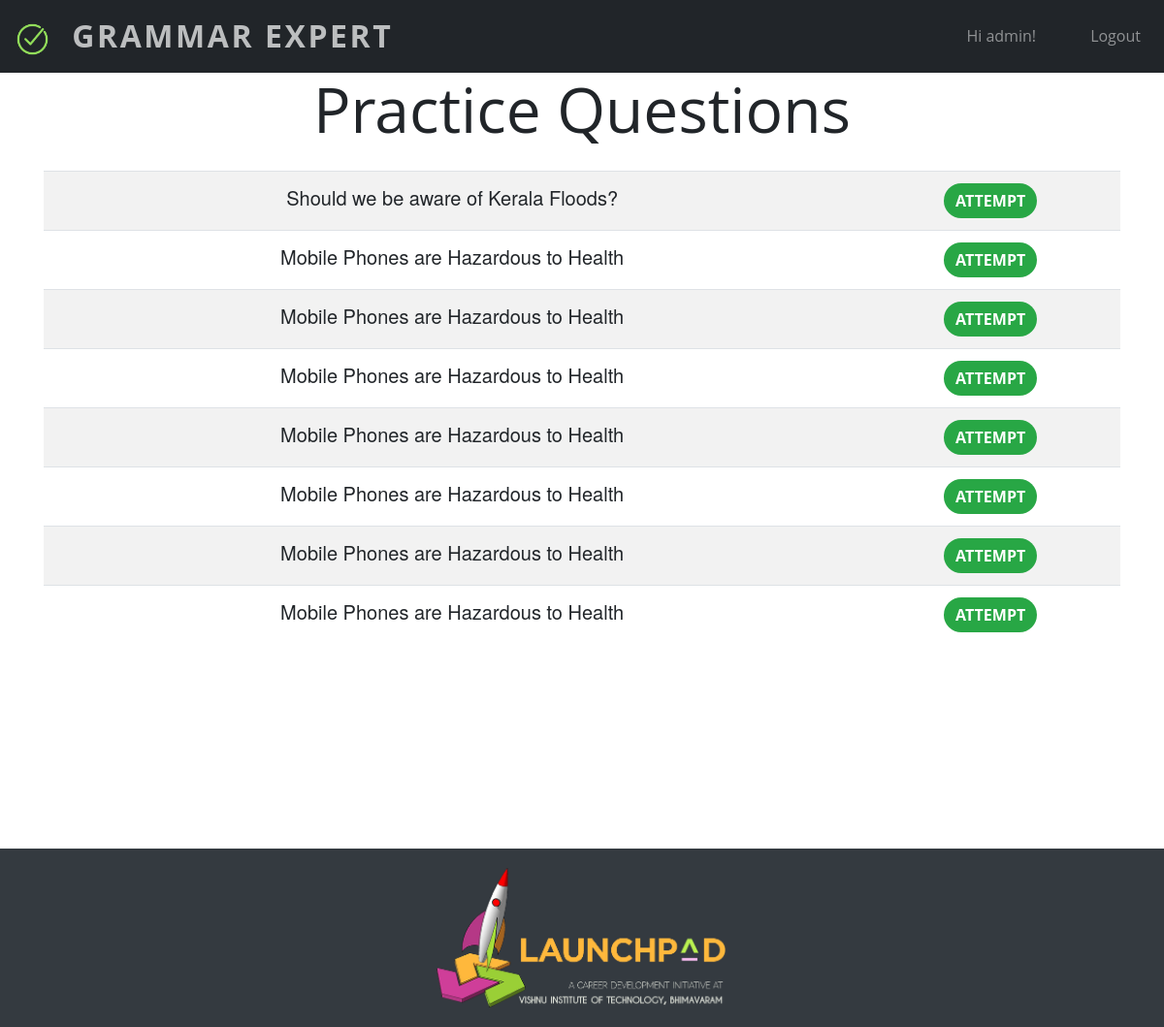
/practice/ (signed in), run on the app's committed database.
### myapp/models.py (models this page shows)
class Question(models.Model):
    question = models.CharField(max_length = 500)
    user = models.ForeignKey(User, on_delete=models.CASCADE)
    code = models.CharField(max_length = 8,unique = True)
    word_limit = models.IntegerField(default=150)
    attempts_allowed = models.IntegerField(default=1)
    date_created = models.DateField(default=datetime.now)
    time_limit = models.IntegerField(default=30)
    def __str__(self):
        return "{}".format(self.question)

### myapp/views.py (the view)
# urls.py: path('practice/',views.practice,name='practice'),
@login_required(login_url="login")
def practice(request):
    context = dict()
    context['object_list'] = Question.objects.filter(user_id = 1)
    return render(request, template_name = 'practice.html', context=context)

### myapp/templates/practice.html
{% load static %}
{% load bootstrap4 %}
{% include 'header.html' %}
<div class="masthead text-center">
    <h1>Practice Questions</h1>
    <div class="container mt-4">
        <div class="row">
          <div class="col-md-12">
    <table class="table table-striped">
        <tbody>
{% for question in object_list %}
  <tr>
    <td class="lead">{{ question }}</td>
    <td><a href="{% url 'attempt' question.code %}"><button class="btn btn-success my-auto">attempt</button></a></td>
  </tr>
{% endfor %}
</tbody>
</table>
</div>
</div>
</div>
</div>
    {% include 'footer.html' %}
</body>
</html>

### myapp/templates/header.html (shortened to what this page needs)
<!DOCTYPE html>
{% load bootstrap4 %}
{% load static %}
<html lang="en">
<head>
    <link rel="stylesheet" href="https://maxcdn.bootstrapcdn.com/bootstrap/4.0.0/css/bootstrap.min.css">
    <link rel="stylesheet" href="{% static "header.css"%}"/>
</head>
<body>
    <nav id="mainNav" class="navbar navbar-expand-lg navbar-dark bg-dark py-2">
        <a id="homelink" class="navbar-brand d-inline-block align-top" href="{% url "homepage" %}">
            <img src="{% static "images/correct.png" %}" width="35" height="35" alt="">
            <span>Grammar Expert</span>
        </a>
        <div class="collapse navbar-collapse" id="navbarNavAltMarkup">
        <div class="navbar-nav ml-auto">
        {% if user.is_authenticated %}
          <a class="nav-item nav-link pr-5">Hi {{ user.username }}!</a>
          <a class="nav-item nav-link pr-2" href="{% url "logout" %}">Logout</a>
        {% else %}
            <a class="nav-item nav-link pr-5"  href="{% url "login" %}">Login</a>
            <a class="nav-item nav-link pr-2" href="{% url "signup" %}">Signup</a>
        {% endif %}
        </div>
      </div>
    </nav>

### myapp/static/header.css (style rules this page uses)
body, html { width: 100%; height: 100%; }
body { font-family: 'Merriweather', 'Helvetica Neue', Arial, sans-serif; }
a { color: #F05F40; -webkit-transition: all 0.2s; -moz-transition: all 0.2s; transition: all 0.2s; }
h1, h2, h3, h4, h5, h6 { font-family: 'Open Sans', 'Helvetica Neue', Arial, sans-serif; }
.bg-dark { background-color: #212529 !important; }
#mainNav { border-bottom: 1px solid rgba(33, 37, 41, 0.1); background-color: #fff; font-family: 'Open Sans', 'Helvetica Neue', Arial, sans-serif; -webkit-transition: all 0.2s; -moz-transition: all 0.2s; transition: all 0.2s; }
#mainNav .navbar-brand { font-weight: 700; text-transform: uppercase; color: #F05F40; font-family: 'Open Sans', 'Helvetica Neue', Arial, sans-serif; }
@media (min-width: 992px) { #mainNav { border-color: transparent; background-color: transparent; } }
@media (min-width: 992px) { #mainNav .navbar-brand { color: rgba(255, 255, 255, 0.7); } }
.masthead { padding-top: 10rem; padding-bottom: calc(10rem - 56px); background-position: center center; -webkit-background-size: cover; -moz-background-size: cover; -o-background-size: cover; background-size: cover; }
.masthead h1 { font-size: 2rem; }
@media (min-width: 992px) { .masthead { height: 100vh; min-height: 650px; padding-top: 0; padding-bottom: 0; } }
@media (min-width: 992px) { .masthead h1 { font-size: 3rem; } }
@media (min-width: 1200px) { .masthead h1 { font-size: 4rem; } }
.btn { font-weight: 700; text-transform: uppercase; border: none; border-radius: 300px; font-family: 'Open Sans', 'Helvetica Neue', Arial, sans-serif; }
.navbar-brand span { padding-left: 15px; letter-spacing: 0.0800em; }
#homelink { text-decoration: none; color:white; font-size:2em; text-decoration: none; }

### data on the page
Question: question "Should we be aware of Kerala Floods?"
Question: question "Mobile Phones are Hazardous to Health"
Question: question "Mobile Phones are Hazardous to Health"
Question: question "Mobile Phones are Hazardous to Health"
Question: question "Mobile Phones are Hazardous to Health"
Question: question "Mobile Phones are Hazardous to Health"
Question: question "Mobile Phones are Hazardous to Health"
Question: question "Mobile Phones are Hazardous to Health"

### other printed values
{{ user.username }} "admin"
